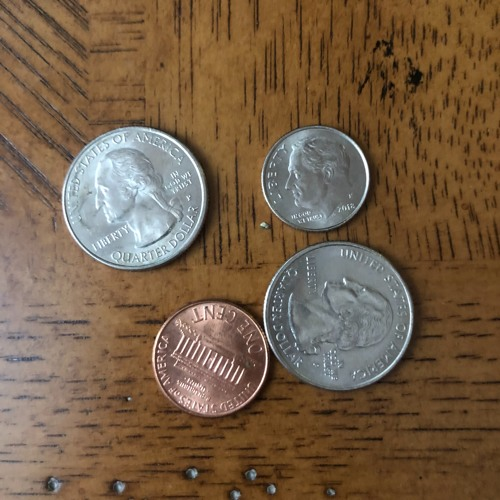
#> input picture images/test_image.jpg, 500 x 500 px, given in place of the camera
$ python main.py
#> lines starting #> are read from the running program, lines starting #| are printed output that depends on the picture; after the words box and inside, x2 and y2 are one past the last pixel; in counts of white or black regions, pixels touching at a corner belong together
#> in main, image is the input picture: shape (500, 500, 3); mean B, G, R 71.7, 95.3, 118.4
### utils.py
import cv2
import numpy as np


def img_pre_processing(img: np.ndarray) -> np.ndarray:
    img_blurred = cv2.GaussianBlur(img, (5, 5), 3)
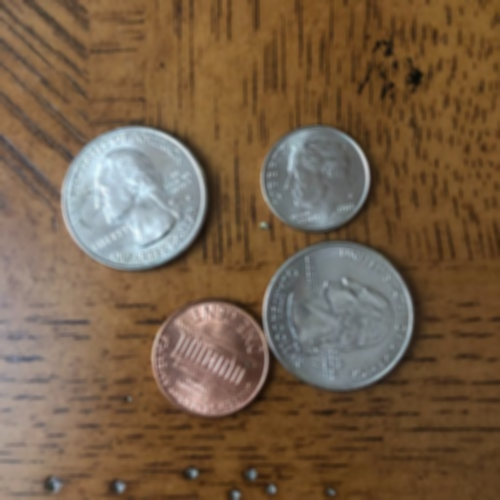
#> img_blurred: shape (500, 500, 3); mean B, G, R 71.7, 95.3, 118.4

    threshold1 = cv2.getTrackbarPos("Threshold1", "Settings")
    threshold2 = cv2.getTrackbarPos("Threshold2", "Settings")
    img_canny = cv2.Canny(img_blurred, threshold1, threshold2)
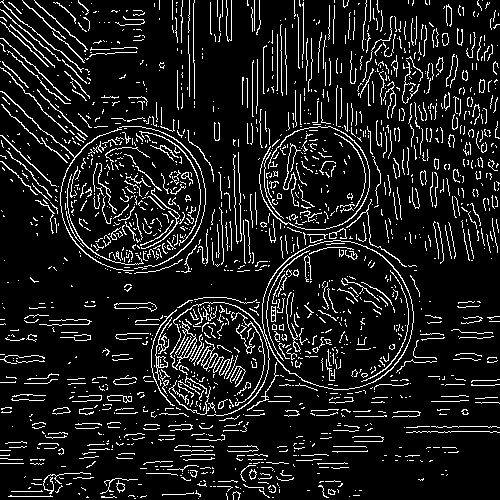
#> img_canny: shape (500, 500); 11% white in thin lines or dots

    kernel = np.ones((3, 3), np.uint8)

    img_dilated = cv2.dilate(img_canny, kernel, iterations=1)
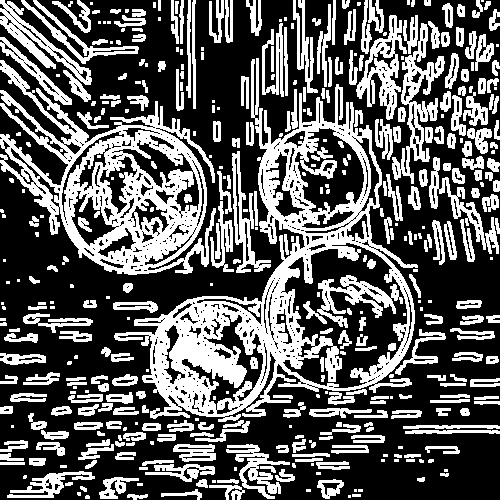
#> img_dilated: shape (500, 500); 37% white; 418 white regions (127 under 20 px), largest, box (x1, y1, x2, y2) and area: (114, 58, 418, 422) 24882, (0, 60, 216, 275) 15887, (392, 23, 445, 184) 2400
    img_pre = cv2.morphologyEx(img_dilated,cv2.MORPH_CLOSE, kernel)
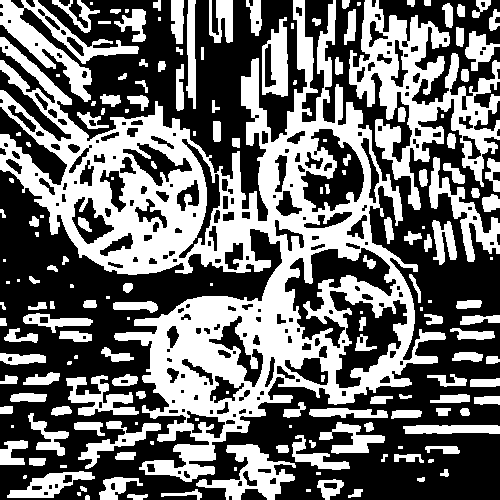
#> img_pre: shape (500, 500); 43.3% white; 177 white regions (42 under 20 px), largest, box (x1, y1, x2, y2) and area: (0, 0, 446, 482) 60704, (349, 0, 500, 210) 10955, (0, 0, 139, 102) 3638
    return img_pre


def convert_to_bgr(image: np.ndarray) -> np.ndarray:
    if len(image.shape) == 2:
        return cv2.cvtColor(image, cv2.COLOR_GRAY2BGR)
    return image


def stack_images(*images: np.ndarray) -> np.ndarray:
    images_bgr = [convert_to_bgr(image) for image in images]
#> images_bgr = 2 items
    return np.hstack(images_bgr)
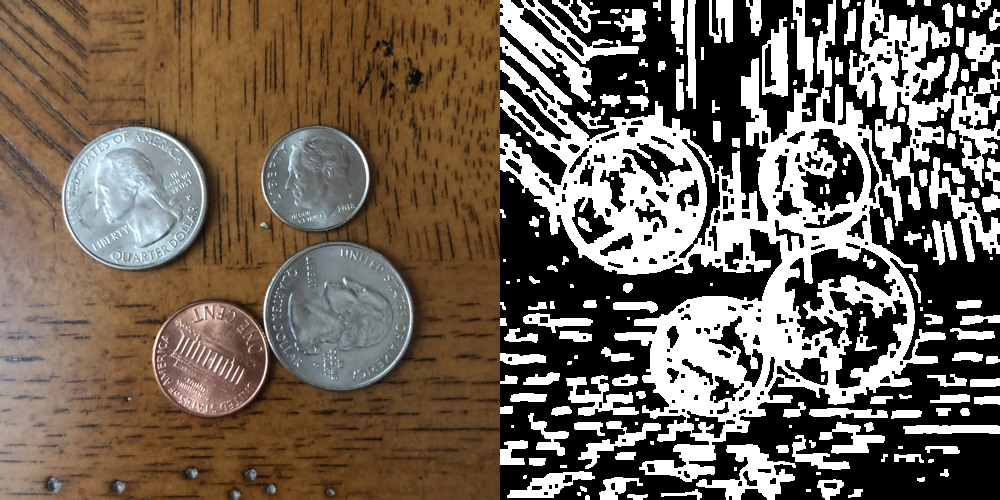
#> returned value: shape (500, 1000, 3); mean of channels 0, 1, 2 91.1, 102.9, 114.5; drawn as B, G, R

### main.py
import cv2
import numpy as np
from utils import *

def empty(a):
    pass
def main() -> None:
    # Capture vidéo depuis la caméra par défaut
    cap = cv2.VideoCapture(0)

    # Réglez la résolution de la caméra
    cap.set(3, 640)
    cap.set(4, 480)

    cv2.namedWindow("Settings")
    cv2.resizeWindow("Settings", 640,240)
    cv2.createTrackbar("Threshold1", "Settings", 50, 255, empty)
    cv2.createTrackbar("Threshold2", "Settings", 50, 255, empty)

    while True:
        success, image = cap.read()

        if success:
            processed_image = img_pre_processing(image)
            stacked_images = stack_images(image, processed_image)
            cv2.imshow('Euros', stacked_images)

            # Attendre 1 milliseconde et vérifier si l'utilisateur a appuyé sur la touche 'q' pour quitter
            key = cv2.waitKey(1) & 0xFF  # 0xFF to support all versions of OpenCV
#> (key q is pressed here)
            if key == ord('q'):
                break
        else:
            print("L'image n'a pas pu être chargée.")

    cap.release()
    cv2.destroyAllWindows()


if __name__ == "__main__":
    main()
